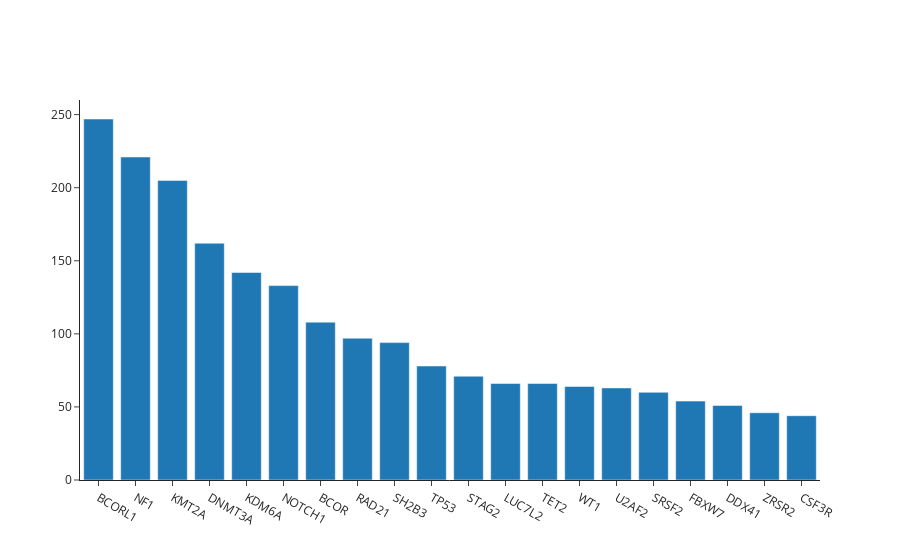

The cell this chart's notebook holds for it:
### Markdown cell above
### Most prevalent mutations in the cohort

### Code cell
# Bar plot of trajectory counts by genes.
# Parameter n_genes determines the amount of genes to be shown.
plot.top_bar(lbc, n_genes=20)

### Figure 1 — Plotly figure (JSON) as saved in the notebook; plotly's stock layout.template omitted (floating-point values rounded to 4 significant figures)
{"data": [{"type": "bar", "x": ["BCORL1", "NF1", "KMT2A", "DNMT3A", "KDM6A", "NOTCH1", "BCOR", "RAD21", "SH2B3", "TP53", "STAG2", "LUC7L2", "TET2", "WT1", "U2AF2", "SRSF2", "FBXW7", "DDX41", "ZRSR2", "CSF3R"], "y": [247, 221, 205, 162, 142, 133, 108, 97, 94, 78, 71, 66, 66, 64, 63, 60, 54, 51, 46, 44]}], "layout": {}}
